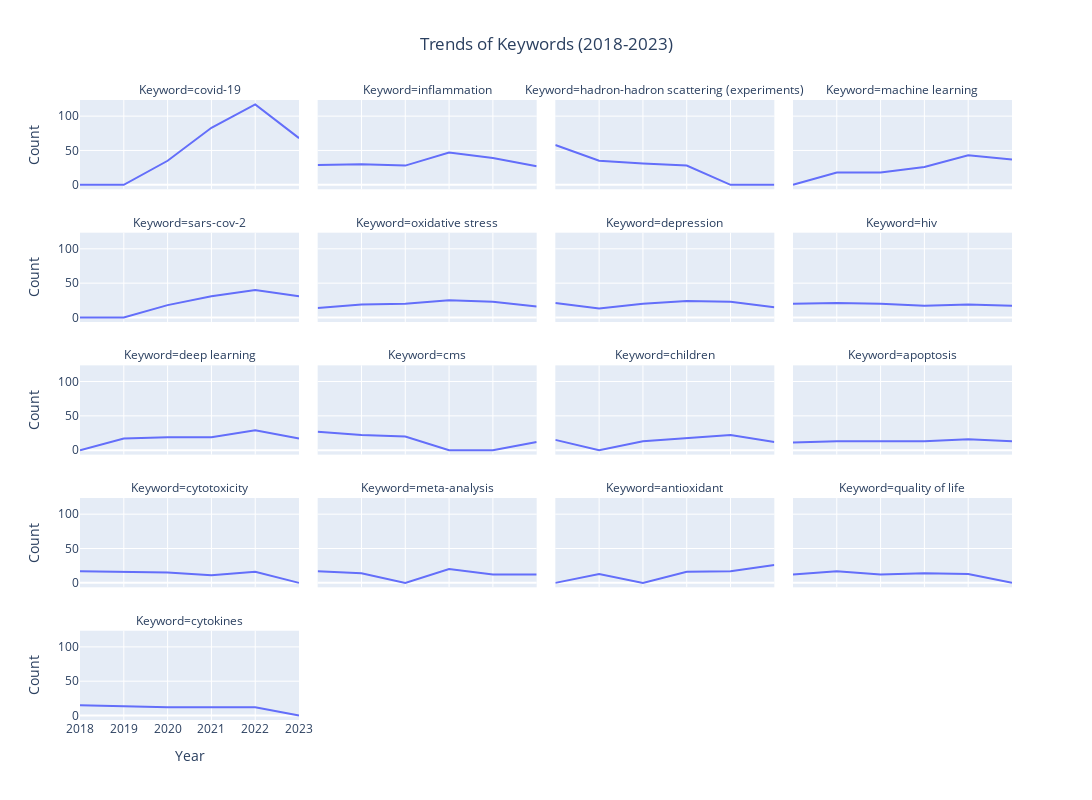

The notebook cell saved with this chart:
### Code cell
fig = px.line(melted, x='Year', y='Count', facet_col='Keywords', 
              title='Trends of Keywords (2018-2023)', 
              facet_col_wrap=4,  # Adjust columns per row
              labels={'Year': 'Year', 'Count': 'Count', 'Keywords': 'Keyword'})


fig.update_layout(showlegend=False)
fig.update_layout(height=800, width=1200)
fig.update_layout(title_x=0.5)
fig.show()

### Figure 1 — Plotly figure (JSON) as saved in the notebook; plotly's stock layout.template omitted (floating-point values rounded to 4 significant figures)
{"data": [{"hovertemplate": "Keyword=covid-19<br>Year=%{x}<br>Count=%{y}<extra></extra>", "legendgroup": "", "line": {"color": "#636efa", "dash": "solid"}, "marker": {"symbol": "circle"}, "mode": "lines", "name": "", "orientation": "v", "showlegend": false, "type": "scatter", "x": ["2018", "2019", "2020", "2021", "2022", "2023"], "xaxis": "x17", "y": [0, 0, 35, 83, 117, 68], "yaxis": "y17"}, {"hovertemplate": "Keyword=inflammation<br>Year=%{x}<br>Count=%{y}<extra></extra>", "legendgroup": "", "line": {"color": "#636efa", "dash": "solid"}, "marker": {"symbol": "circle"}, "mode": "lines", "name": "", "orientation": "v", "showlegend": false, "type": "scatter", "x": ["2018", "2019", "2020", "2021", "2022", "2023"], "xaxis": "x18", "y": [29, 30, 28, 47, 39, 27], "yaxis": "y18"}, {"hovertemplate": "Keyword=hadron-hadron scattering (experiments)<br>Year=%{x}<br>Count=%{y}<extra></extra>", "legendgroup": "", "line": {"color": "#636efa", "dash": "solid"}, "marker": {"symbol": "circle"}, "mode": "lines", "name": "", "orientation": "v", "showlegend": false, "type": "scatter", "x": ["2018", "2019", "2020", "2021", "2022", "2023"], "xaxis": "x19", "y": [58, 35, 31, 28, 0, 0], "yaxis": "y19"}, {"hovertemplate": "Keyword=machine learning<br>Year=%{x}<br>Count=%{y}<extra></extra>", "legendgroup": "", "line": {"color": "#636efa", "dash": "solid"}, "marker": {"symbol": "circle"}, "mode": "lines", "name": "", "orientation": "v", "showlegend": false, "type": "scatter", "x": ["2018", "2019", "2020", "2021", "2022", "2023"], "xaxis": "x20", "y": [0, 18, 18, 26, 43, 37], "yaxis": "y20"}, {"hovertemplate": "Keyword=sars-cov-2<br>Year=%{x}<br>Count=%{y}<extra></extra>", "legendgroup": "", "line": {"color": "#636efa", "dash": "solid"}, "marker": {"symbol": "circle"}, "mode": "lines", "name": "", "orientation": "v", "showlegend": false, "type": "scatter", "x": ["2018", "2019", "2020", "2021", "2022", "2023"], "xaxis": "x13", "y": [0, 0, 18, 31, 40, 31], "yaxis": "y13"}, {"hovertemplate": "Keyword=oxidative stress<br>Year=%{x}<br>Count=%{y}<extra></extra>", "legendgroup": "", "line": {"color": "#636efa", "dash": "solid"}, "marker": {"symbol": "circle"}, "mode": "lines", "name": "", "orientation": "v", "showlegend": false, "type": "scatter", "x": ["2018", "2019", "2020", "2021", "2022", "2023"], "xaxis": "x14", "y": [14, 19, 20, 25, 23, 16], "yaxis": "y14"}, {"hovertemplate": "Keyword=depression<br>Year=%{x}<br>Count=%{y}<extra></extra>", "legendgroup": "", "line": {"color": "#636efa", "dash": "solid"}, "marker": {"symbol": "circle"}, "mode": "lines", "name": "", "orientation": "v", "showlegend": false, "type": "scatter", "x": ["2018", "2019", "2020", "2021", "2022", "2023"], "xaxis": "x15", "y": [21, 13, 20, 24, 23, 15], "yaxis": "y15"}, {"hovertemplate": "Keyword=hiv<br>Year=%{x}<br>Count=%{y}<extra></extra>", "legendgroup": "", "line": {"color": "#636efa", "dash": "solid"}, "marker": {"symbol": "circle"}, "mode": "lines", "name": "", "orientation": "v", "showlegend": false, "type": "scatter", "x": ["2018", "2019", "2020", "2021", "2022", "2023"], "xaxis": "x16", "y": [20, 21, 20, 17, 19, 17], "yaxis": "y16"}, {"hovertemplate": "Keyword=deep learning<br>Year=%{x}<br>Count=%{y}<extra></extra>", "legendgroup": "", "line": {"color": "#636efa", "dash": "solid"}, "marker": {"symbol": "circle"}, "mode": "lines", "name": "", "orientation": "v", "showlegend": false, "type": "scatter", "x": ["2018", "2019", "2020", "2021", "2022", "2023"], "xaxis": "x9", "y": [0, 17, 19, 19, 29, 17], "yaxis": "y9"}, {"hovertemplate": "Keyword=cms<br>Year=%{x}<br>Count=%{y}<extra></extra>", "legendgroup": "", "line": {"color": "#636efa", "dash": "solid"}, "marker": {"symbol": "circle"}, "mode": "lines", "name": "", "orientation": "v", "showlegend": false, "type": "scatter", "x": ["2018", "2019", "2020", "2021", "2022", "2023"], "xaxis": "x10", "y": [27, 22, 20, 0, 0, 12], "yaxis": "y10"}, {"hovertemplate": "Keyword=children<br>Year=%{x}<br>Count=%{y}<extra></extra>", "legendgroup": "", "line": {"color": "#636efa", "dash": "solid"}, "marker": {"symbol": "circle"}, "mode": "lines", "name": "", "orientation": "v", "showlegend": false, "type": "scatter", "x": ["2018", "2019", "2020", "2021", "2022", "2023"], "xaxis": "x11", "y": [15, 0, 13, 18, 22, 12], "yaxis": "y11"}, {"hovertemplate": "Keyword=apoptosis<br>Year=%{x}<br>Count=%{y}<extra></extra>", "legendgroup": "", "line": {"color": "#636efa", "dash": "solid"}, "marker": {"symbol": "circle"}, "mode": "lines", "name": "", "orientation": "v", "showlegend": false, "type": "scatter", "x": ["2018", "2019", "2020", "2021", "2022", "2023"], "xaxis": "x12", "y": [11, 13, 13, 13, 16, 13], "yaxis": "y12"}, {"hovertemplate": "Keyword=cytotoxicity<br>Year=%{x}<br>Count=%{y}<extra></extra>", "legendgroup": "", "line": {"color": "#636efa", "dash": "solid"}, "marker": {"symbol": "circle"}, "mode": "lines", "name": "", "orientation": "v", "showlegend": false, "type": "scatter", "x": ["2018", "2019", "2020", "2021", "2022", "2023"], "xaxis": "x5", "y": [17, 16, 15, 11, 16, 0], "yaxis": "y5"}, {"hovertemplate": "Keyword=meta-analysis<br>Year=%{x}<br>Count=%{y}<extra></extra>", "legendgroup": "", "line": {"color": "#636efa", "dash": "solid"}, "marker": {"symbol": "circle"}, "mode": "lines", "name": "", "orientation": "v", "showlegend": false, "type": "scatter", "x": ["2018", "2019", "2020", "2021", "2022", "2023"], "xaxis": "x6", "y": [17, 14, 0, 20, 12, 12], "yaxis": "y6"}, {"hovertemplate": "Keyword=antioxidant<br>Year=%{x}<br>Count=%{y}<extra></extra>", "legendgroup": "", "line": {"color": "#636efa", "dash": "solid"}, "marker": {"symbol": "circle"}, "mode": "lines", "name": "", "orientation": "v", "showlegend": false, "type": "scatter", "x": ["2018", "2019", "2020", "2021", "2022", "2023"], "xaxis": "x7", "y": [0, 13, 0, 16, 17, 26], "yaxis": "y7"}, {"hovertemplate": "Keyword=quality of life<br>Year=%{x}<br>Count=%{y}<extra></extra>", "legendgroup": "", "line": {"color": "#636efa", "dash": "solid"}, "marker": {"symbol": "circle"}, "mode": "lines", "name": "", "orientation": "v", "showlegend": false, "type": "scatter", "x": ["2018", "2019", "2020", "2021", "2022", "2023"], "xaxis": "x8", "y": [12, 17, 12, 14, 13, 0], "yaxis": "y8"}, {"hovertemplate": "Keyword=cytokines<br>Year=%{x}<br>Count=%{y}<extra></extra>", "legendgroup": "", "line": {"color": "#636efa", "dash": "solid"}, "marker": {"symbol": "circle"}, "mode": "lines", "name": "", "orientation": "v", "showlegend": false, "type": "scatter", "x": ["2018", "2019", "2020", "2021", "2022", "2023"], "xaxis": "x", "y": [15, 13, 12, 12, 12, 0], "yaxis": "y"}], "layout": {"annotations": [{"font": {}, "showarrow": false, "text": "Keyword=cytokines", "x": 0.1175, "xanchor": "center", "xref": "paper", "y": 0.144, "yanchor": "bottom", "yref": "paper"}, {"font": {}, "showarrow": false, "text": "Keyword=cytotoxicity", "x": 0.1175, "xanchor": "center", "xref": "paper", "y": 0.358, "yanchor": "bottom", "yref": "paper"}, {"font": {}, "showarrow": false, "text": "Keyword=meta-analysis", "x": 0.3725, "xanchor": "center", "xref": "paper", "y": 0.358, "yanchor": "bottom", "yref": "paper"}, {"font": {}, "showarrow": false, "text": "Keyword=antioxidant", "x": 0.6275, "xanchor": "center", "xref": "paper", "y": 0.358, "yanchor": "bottom", "yref": "paper"}, {"font": {}, "showarrow": false, "text": "Keyword=quality of life", "x": 0.8825, "xanchor": "center", "xref": "paper", "y": 0.358, "yanchor": "bottom", "yref": "paper"}, {"font": {}, "showarrow": false, "text": "Keyword=deep learning", "x": 0.1175, "xanchor": "center", "xref": "paper", "y": 0.572, "yanchor": "bottom", "yref": "paper"}, {"font": {}, "showarrow": false, "text": "Keyword=cms", "x": 0.3725, "xanchor": "center", "xref": "paper", "y": 0.572, "yanchor": "bottom", "yref": "paper"}, {"font": {}, "showarrow": false, "text": "Keyword=children", "x": 0.6275, "xanchor": "center", "xref": "paper", "y": 0.572, "yanchor": "bottom", "yref": "paper"}, {"font": {}, "showarrow": false, "text": "Keyword=apoptosis", "x": 0.8825, "xanchor": "center", "xref": "paper", "y": 0.572, "yanchor": "bottom", "yref": "paper"}, {"font": {}, "showarrow": false, "text": "Keyword=sars-cov-2", "x": 0.1175, "xanchor": "center", "xref": "paper", "y": 0.786, "yanchor": "bottom", "yref": "paper"}, {"font": {}, "showarrow": false, "text": "Keyword=oxidative stress", "x": 0.3725, "xanchor": "center", "xref": "paper", "y": 0.786, "yanchor": "bottom", "yref": "paper"}, {"font": {}, "showarrow": false, "text": "Keyword=depression", "x": 0.6275, "xanchor": "center", "xref": "paper", "y": 0.786, "yanchor": "bottom", "yref": "paper"}, {"font": {}, "showarrow": false, "text": "Keyword=hiv", "x": 0.8825, "xanchor": "center", "xref": "paper", "y": 0.786, "yanchor": "bottom", "yref": "paper"}, {"font": {}, "showarrow": false, "text": "Keyword=covid-19", "x": 0.1175, "xanchor": "center", "xref": "paper", "y": 1, "yanchor": "bottom", "yref": "paper"}, {"font": {}, "showarrow": false, "text": "Keyword=inflammation", "x": 0.3725, "xanchor": "center", "xref": "paper", "y": 1, "yanchor": "bottom", "yref": "paper"}, {"font": {}, "showarrow": false, "text": "Keyword=hadron-hadron scattering (experiments)", "x": 0.6275, "xanchor": "center", "xref": "paper", "y": 1, "yanchor": "bottom", "yref": "paper"}, {"font": {}, "showarrow": false, "text": "Keyword=machine learning", "x": 0.8825, "xanchor": "center", "xref": "paper", "y": 1, "yanchor": "bottom", "yref": "paper"}], "height": 800, "legend": {"tracegroupgap": 0}, "showlegend": false, "title": {"text": "Trends of Keywords (2018-2023)", "x": 0.5}, "width": 1200, "xaxis": {"anchor": "y", "domain": [0, 0.235], "title": {"text": "Year"}}, "xaxis10": {"anchor": "y10", "domain": [0.255, 0.49], "matches": "x", "showticklabels": false}, "xaxis11": {"anchor": "y11", "domain": [0.51, 0.745], "matches": "x", "showticklabels": false}, "xaxis12": {"anchor": "y12", "domain": [0.765, 1.0], "matches": "x", "showticklabels": false}, "xaxis13": {"anchor": "y13", "domain": [0, 0.235], "matches": "x", "showticklabels": false}, "xaxis14": {"anchor": "y14", "domain": [0.255, 0.49], "matches": "x", "showticklabels": false}, "xaxis15": {"anchor": "y15", "domain": [0.51, 0.745], "matches": "x", "showticklabels": false}, "xaxis16": {"anchor": "y16", "domain": [0.765, 1.0], "matches": "x", "showticklabels": false}, "xaxis17": {"anchor": "y17", "domain": [0, 0.235], "matches": "x", "showticklabels": false}, "xaxis18": {"anchor": "y18", "domain": [0.255, 0.49], "matches": "x", "showticklabels": false}, "xaxis19": {"anchor": "y19", "domain": [0.51, 0.745], "matches": "x", "showticklabels": false}, "xaxis2": {"anchor": "y2", "domain": [0.255, 0.49], "matches": "x", "title": {"text": "Year"}}, "xaxis20": {"anchor": "y20", "domain": [0.765, 1.0], "matches": "x", "showticklabels": false}, "xaxis3": {"anchor": "y3", "domain": [0.51, 0.745], "matches": "x", "title": {"text": "Year"}}, "xaxis4": {"anchor": "y4", "domain": [0.765, 1.0], "matches": "x", "title": {"text": "Year"}}, "xaxis5": {"anchor": "y5", "domain": [0, 0.235], "matches": "x", "showticklabels": false}, "xaxis6": {"anchor": "y6", "domain": [0.255, 0.49], "matches": "x", "showticklabels": false}, "xaxis7": {"anchor": "y7", "domain": [0.51, 0.745], "matches": "x", "showticklabels": false}, "xaxis8": {"anchor": "y8", "domain": [0.765, 1.0], "matches": "x", "showticklabels": false}, "xaxis9": {"anchor": "y9", "domain": [0, 0.235], "matches": "x", "showticklabels": false}, "yaxis": {"anchor": "x", "domain": [0, 0.144], "title": {"text": "Count"}}, "yaxis10": {"anchor": "x10", "domain": [0.428, 0.572], "matches": "y", "showticklabels": false}, "yaxis11": {"anchor": "x11", "domain": [0.428, 0.572], "matches": "y", "showticklabels": false}, "yaxis12": {"anchor": "x12", "domain": [0.428, 0.572], "matches": "y", "showticklabels": false}, "yaxis13": {"anchor": "x13", "domain": [0.642, 0.786], "matches": "y", "title": {"text": "Count"}}, "yaxis14": {"anchor": "x14", "domain": [0.642, 0.786], "matches": "y", "showticklabels": false}, "yaxis15": {"anchor": "x15", "domain": [0.642, 0.786], "matches": "y", "showticklabels": false}, "yaxis16": {"anchor": "x16", "domain": [0.642, 0.786], "matches": "y", "showticklabels": false}, "yaxis17": {"anchor": "x17", "domain": [0.856, 1], "matches": "y", "title": {"text": "Count"}}, "yaxis18": {"anchor": "x18", "domain": [0.856, 1], "matches": "y", "showticklabels": false}, "yaxis19": {"anchor": "x19", "domain": [0.856, 1], "matches": "y", "showticklabels": false}, "yaxis2": {"anchor": "x2", "domain": [0, 0.144], "matches": "y", "showticklabels": false}, "yaxis20": {"anchor": "x20", "domain": [0.856, 1], "matches": "y", "showticklabels": false}, "yaxis3": {"anchor": "x3", "domain": [0, 0.144], "matches": "y", "showticklabels": false}, "yaxis4": {"anchor": "x4", "domain": [0, 0.144], "matches": "y", "showticklabels": false}, "yaxis5": {"anchor": "x5", "domain": [0.214, 0.358], "matches": "y", "title": {"text": "Count"}}, "yaxis6": {"anchor": "x6", "domain": [0.214, 0.358], "matches": "y", "showticklabels": false}, "yaxis7": {"anchor": "x7", "domain": [0.214, 0.358], "matches": "y", "showticklabels": false}, "yaxis8": {"anchor": "x8", "domain": [0.214, 0.358], "matches": "y", "showticklabels": false}, "yaxis9": {"anchor": "x9", "domain": [0.428, 0.572], "matches": "y", "title": {"text": "Count"}}}}
